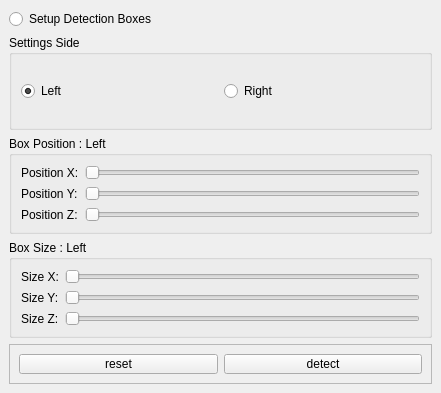
<?xml version="1.0" encoding="UTF-8"?>
<ui version="4.0">
 <class>FrameWidget</class>
 <widget class="QDockWidget" name="FrameWidget">
  <property name="geometry">
   <rect>
    <x>0</x>
    <y>0</y>
    <width>441</width>
    <height>393</height>
   </rect>
  </property>
  <property name="windowTitle">
   <string>Frame Detection</string>
  </property>
  <widget class="QWidget" name="dockWidgetContents">
   <layout class="QVBoxLayout" name="verticalLayout">
    <item>
     <widget class="QRadioButton" name="setupBoxes">
      <property name="text">
       <string>Setup Detection Boxes</string>
      </property>
     </widget>
    </item>
    <item>
     <widget class="QGroupBox" name="sidebox">
      <property name="title">
       <string>Settings Side</string>
      </property>
      <layout class="QHBoxLayout" name="horizontalLayout_3">
       <item>
        <widget class="QRadioButton" name="leftActive">
         <property name="text">
          <string>Left</string>
         </property>
         <property name="checked">
          <bool>true</bool>
         </property>
        </widget>
       </item>
       <item>
        <widget class="QRadioButton" name="rightActive">
         <property name="text">
          <string>Right</string>
         </property>
        </widget>
       </item>
      </layout>
     </widget>
    </item>
    <item>
     <widget class="QGroupBox" name="settingsposition">
      <property name="title">
       <string>Box Position : Left</string>
      </property>
      <layout class="QGridLayout" name="gridLayout_2">
       <item row="0" column="0">
        <widget class="QLabel" name="label">
         <property name="text">
          <string>Position X:</string>
         </property>
        </widget>
       </item>
       <item row="0" column="1">
        <widget class="QSlider" name="mLR">
         <property name="maximum">
          <number>1000</number>
         </property>
         <property name="orientation">
          <enum>Qt::Horizontal</enum>
         </property>
        </widget>
       </item>
       <item row="1" column="0">
        <widget class="QLabel" name="label_5">
         <property name="text">
          <string>Position Y:</string>
         </property>
        </widget>
       </item>
       <item row="1" column="1">
        <widget class="QSlider" name="mFB">
         <property name="maximum">
          <number>1000</number>
         </property>
         <property name="orientation">
          <enum>Qt::Horizontal</enum>
         </property>
        </widget>
       </item>
       <item row="2" column="0">
        <widget class="QLabel" name="label_6">
         <property name="text">
          <string>Position Z:</string>
         </property>
        </widget>
       </item>
       <item row="2" column="1">
        <widget class="QSlider" name="mUD">
         <property name="maximum">
          <number>1000</number>
         </property>
         <property name="orientation">
          <enum>Qt::Horizontal</enum>
         </property>
        </widget>
       </item>
      </layout>
     </widget>
    </item>
    <item>
     <widget class="QGroupBox" name="settingssize">
      <property name="title">
       <string>Box Size : Left</string>
      </property>
      <layout class="QGridLayout" name="gridLayout">
       <item row="4" column="0">
        <widget class="QLabel" name="label_4">
         <property name="text">
          <string>Size Y:</string>
         </property>
        </widget>
       </item>
       <item row="4" column="2">
        <widget class="QSlider" name="sFB">
         <property name="maximum">
          <number>500</number>
         </property>
         <property name="orientation">
          <enum>Qt::Horizontal</enum>
         </property>
        </widget>
       </item>
       <item row="0" column="0">
        <widget class="QLabel" name="label_3">
         <property name="text">
          <string>Size X:</string>
         </property>
        </widget>
       </item>
       <item row="0" column="2">
        <widget class="QSlider" name="sLR">
         <property name="maximum">
          <number>500</number>
         </property>
         <property name="orientation">
          <enum>Qt::Horizontal</enum>
         </property>
        </widget>
       </item>
       <item row="5" column="0">
        <widget class="QLabel" name="label_2">
         <property name="text">
          <string>Size Z:</string>
         </property>
        </widget>
       </item>
       <item row="5" column="2">
        <widget class="QSlider" name="sUD">
         <property name="maximum">
          <number>500</number>
         </property>
         <property name="orientation">
          <enum>Qt::Horizontal</enum>
         </property>
        </widget>
       </item>
      </layout>
     </widget>
    </item>
    <item>
     <widget class="QFrame" name="frame_3">
      <property name="maximumSize">
       <size>
        <width>16777215</width>
        <height>40</height>
       </size>
      </property>
      <property name="frameShape">
       <enum>QFrame::StyledPanel</enum>
      </property>
      <property name="frameShadow">
       <enum>QFrame::Raised</enum>
      </property>
      <layout class="QHBoxLayout" name="horizontalLayout_2">
       <item>
        <widget class="QPushButton" name="reset">
         <property name="text">
          <string>reset</string>
         </property>
        </widget>
       </item>
       <item>
        <widget class="QPushButton" name="pushButton">
         <property name="text">
          <string>detect</string>
         </property>
        </widget>
       </item>
      </layout>
     </widget>
    </item>
   </layout>
  </widget>
 </widget>
 <resources/>
 <connections/>
</ui>
